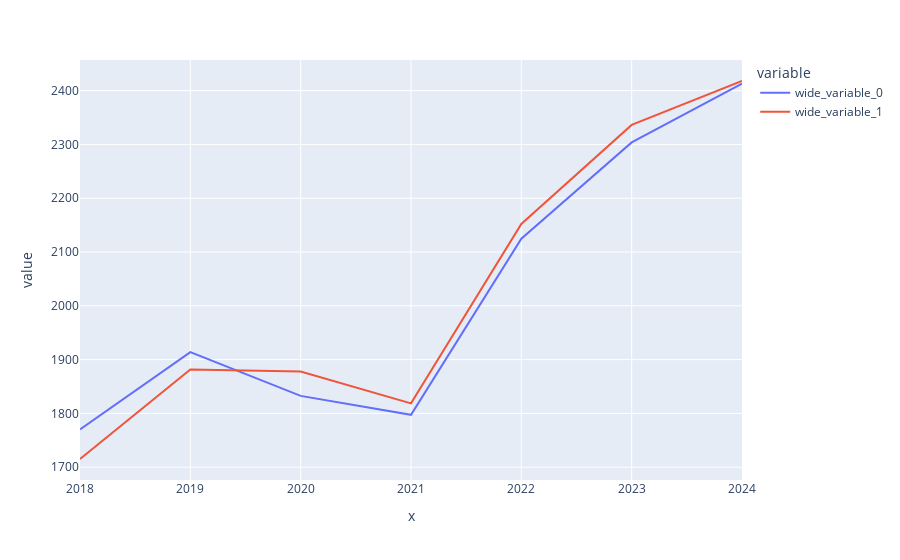

Here is the notebook cell this chart was saved with:
### Code cell
px.line(x=mp_pivoted_df.index, y=[mp_pivoted_df.Wheat, up_pivoted_df.Wheat])

### Figure 1 — Plotly figure (JSON) as saved in the notebook; plotly's stock layout.template omitted (floating-point values rounded to 4 significant figures)
{"data": [{"hovertemplate": "variable=wide_variable_0<br>x=%{x}<br>value=%{y}<extra></extra>", "legendgroup": "wide_variable_0", "line": {"color": "#636efa", "dash": "solid"}, "marker": {"symbol": "circle"}, "mode": "lines", "name": "wide_variable_0", "orientation": "v", "showlegend": true, "type": "scatter", "x": [2018, 2019, 2020, 2021, 2022, 2023, 2024], "xaxis": "x", "y": [1770.0, 1914.0, 1833.0, 1797.0, 2125.0, 2304.0, 2413.0], "yaxis": "y"}, {"hovertemplate": "variable=wide_variable_1<br>x=%{x}<br>value=%{y}<extra></extra>", "legendgroup": "wide_variable_1", "line": {"color": "#EF553B", "dash": "solid"}, "marker": {"symbol": "circle"}, "mode": "lines", "name": "wide_variable_1", "orientation": "v", "showlegend": true, "type": "scatter", "x": [2018, 2019, 2020, 2021, 2022, 2023, 2024], "xaxis": "x", "y": [1715.0, 1881.0, 1878.0, 1819.0, 2152.0, 2336.0, 2418.0], "yaxis": "y"}], "layout": {"legend": {"title": {"text": "variable"}, "tracegroupgap": 0}, "margin": {"t": 60}, "xaxis": {"anchor": "y", "domain": [0, 1], "title": {"text": "x"}}, "yaxis": {"anchor": "x", "domain": [0, 1], "title": {"text": "value"}}}}
